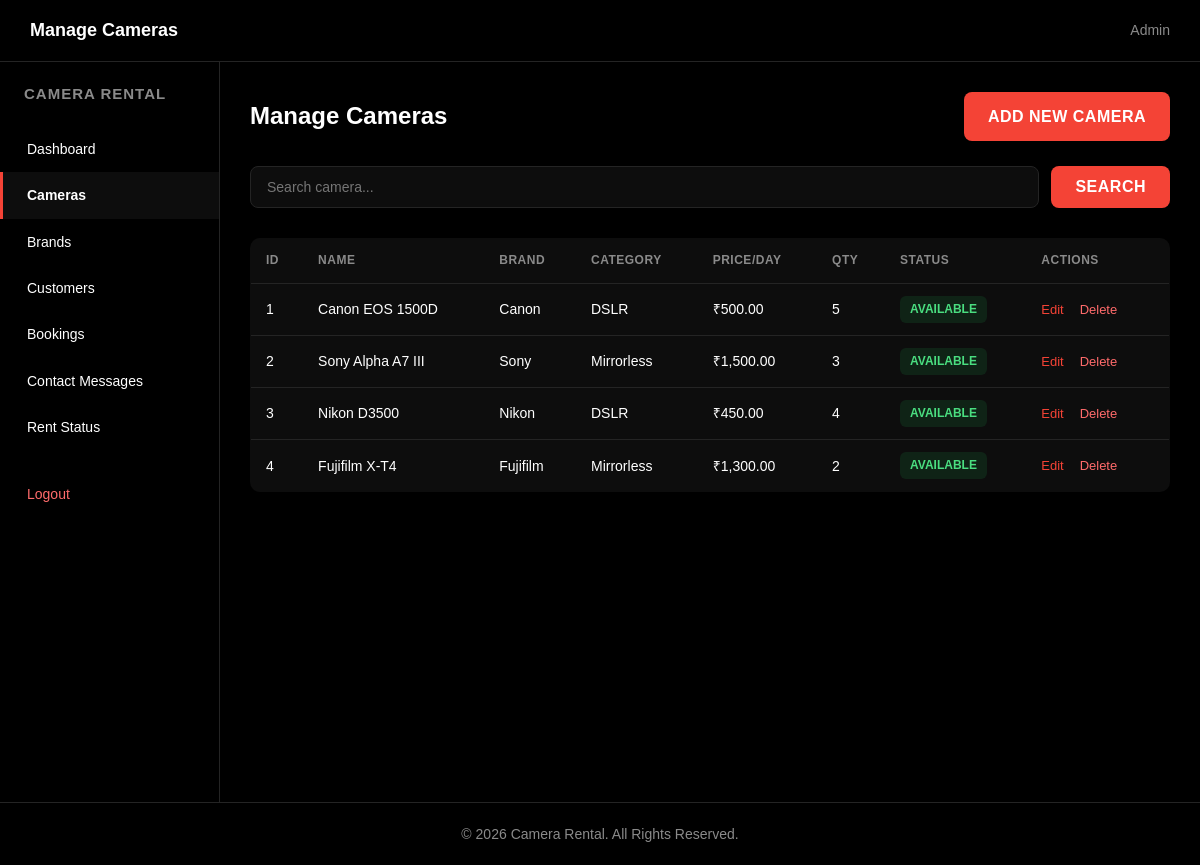
/admin/manage-cameras.php (signed in), run on the app's committed database.
### tables this page shows
CREATE TABLE tbl_cameras (
    camera_id INT AUTO_INCREMENT PRIMARY KEY,
    brand_id INT NOT NULL,
    category_id INT NOT NULL,
    camera_name VARCHAR(150) NOT NULL,
    price_per_day DECIMAL(10,2) NOT NULL,
    quantity INT NOT NULL DEFAULT 0,
    description TEXT,
    image VARCHAR(255),
    status ENUM('Available','Booked','Maintenance','Unavailable') NOT NULL DEFAULT 'Available',
    created_at DATETIME NOT NULL DEFAULT CURRENT_TIMESTAMP,
    INDEX(brand_id),
    INDEX(category_id),
    INDEX(status),
    FOREIGN KEY (brand_id) REFERENCES tbl_brands(brand_id),
    FOREIGN KEY (category_id) REFERENCES tbl_categories(category_id)
);

CREATE TABLE tbl_brands (
    brand_id INT AUTO_INCREMENT PRIMARY KEY,
    brand_name VARCHAR(100) NOT NULL,
    created_at DATETIME NOT NULL DEFAULT CURRENT_TIMESTAMP,
    UNIQUE(brand_name)
);

CREATE TABLE tbl_categories (
    category_id INT AUTO_INCREMENT PRIMARY KEY,
    category_name VARCHAR(100) NOT NULL,
    created_at DATETIME NOT NULL DEFAULT CURRENT_TIMESTAMP,
    UNIQUE(category_name)
);

### admin/manage-cameras.php (the view, shortened to what this page needs)
<?php
require_once '../includes/database.php';
$search = isset($_GET['search']) ? trim($_GET['search']) : '';
$sql = "SELECT c.camera_id, c.camera_name, c.price_per_day, c.quantity, c.status,
               b.brand_name, cat.category_name
        FROM tbl_cameras c
        JOIN tbl_brands b ON c.brand_id = b.brand_id
        JOIN tbl_categories cat ON c.category_id = cat.category_id";
$sql .= " ORDER BY c.created_at DESC";
$stmt = mysqli_prepare($conn, $sql);
mysqli_stmt_execute($stmt);
mysqli_stmt_bind_result($stmt, $r_camera_id, $r_camera_name, $r_price_per_day, $r_quantity, $r_status, $r_brand_name, $r_category_name);
$cameras = array();
while (mysqli_stmt_fetch($stmt)) {
    $cameras[] = array(
        'camera_id'     => $r_camera_id,
        'camera_name'   => $r_camera_name,
        'price_per_day' => $r_price_per_day,
        'quantity'      => $r_quantity,
        'status'        => $r_status,
        'brand_name'    => $r_brand_name,
        'category_name' => $r_category_name
    );
}
require_once '../includes/header.php';
require_once '../includes/admin-header.php';
require_once '../includes/admin-sidebar.php';
?>
<div class="admin-content">
    <div class="admin-page-header">
        <h2>Manage Cameras</h2>
        <a href="add-camera.php" class="btn-primary">Add New Camera</a>
    </div>
    <form method="GET" action="manage-cameras.php" class="filter-bar">
        <input type="text" name="search" placeholder="Search camera..." value="<?php echo htmlspecialchars($search); ?>">
        <button type="submit" class="btn-primary">Search</button>
    </form>
    <table class="admin-table">
        <thead>
            <tr>
                <th>ID</th>
                <th>Name</th>
                <th>Brand</th>
                <th>Category</th>
                <th>Price/Day</th>
                <th>Qty</th>
                <th>Status</th>
                <th>Actions</th>
            </tr>
        </thead>
        <tbody>
            <?php if (count($cameras) === 0): ?>
                <tr><td colspan="8">No cameras found.</td></tr>
            <?php else: ?>
                <?php foreach ($cameras as $cam): ?>
                    <tr>
                        <td><?php echo (int)$cam['camera_id']; ?></td>
                        <td><?php echo htmlspecialchars($cam['camera_name']); ?></td>
                        <td><?php echo htmlspecialchars($cam['brand_name']); ?></td>
                        <td><?php echo htmlspecialchars($cam['category_name']); ?></td>
                        <td>&#8377;<?php echo number_format($cam['price_per_day'], 2); ?></td>
                        <td><?php echo (int)$cam['quantity']; ?></td>
                        <td><span class="status-badge status-<?php echo strtolower($cam['status']); ?>"><?php echo htmlspecialchars($cam['status']); ?></span></td>
                        <td class="admin-actions">
                            <a href="edit-camera.php?id=<?php echo $cam['camera_id']; ?>">Edit</a>
                            <a href="delete-camera.php?id=<?php echo $cam['camera_id']; ?>" class="delete-link" onclick="return confirm('Delete this camera?');">Delete</a>
                        </td>
                    </tr>
                <?php endforeach; ?>
            <?php endif; ?>
        </tbody>
    </table>
</div>
</div>
<?php require_once '../includes/footer.php'; ?>

### assets/css/style.css (style rules this page uses)
* { margin: 0; padding: 0; box-sizing: border-box; }
body { font-family: 'Poppins', Arial, Helvetica, sans-serif; background-color: #000000; color: #FFFFFF; font-size: 16px; line-height: 1.6; -webkit-font-smoothing: antialiased; -moz-osx-font-smoothing: grayscale; }
a { text-decoration: none; color: inherit; }
.btn-primary { display: inline-block; background-color: #F44336; color: #FFFFFF; border: none; border-radius: 8px; padding: 15px 32px; font-size: 16px; font-weight: 600; letter-spacing: 0.5px; text-transform: uppercase; cursor: pointer; transition: background-color 0.3s, transform 0.15s; width: 100%; }
.filter-bar { display: flex; flex-wrap: wrap; gap: 12px; margin-bottom: 30px; }
.filter-bar input[type="text"], .filter-bar select { background-color: #0D0D0D; border: 1px solid #242424; border-radius: 8px; padding: 12px 16px; color: #FFFFFF; font-size: 14px; font-family: inherit; }
.filter-bar input[type="text"] { flex: 1; min-width: 200px; }
.filter-bar .btn-primary { width: auto; padding: 12px 24px; }
.status-badge { display: inline-block; padding: 5px 12px; border-radius: 6px; font-size: 12px; font-weight: 600; text-transform: uppercase; }

### assets/css/admin.css (style rules this page uses)
.admin-content { flex: 1; padding: 30px; }
.admin-page-header { display: flex; align-items: center; justify-content: space-between; margin-bottom: 25px; }
.admin-page-header .btn-primary { width: auto; padding: 12px 24px; }
.admin-table { width: 100%; border-collapse: collapse; background-color: #0D0D0D; border: 1px solid #242424; border-radius: 10px; overflow: hidden; }
.admin-table th, .admin-table td { padding: 14px 16px; text-align: left; font-size: 14px; border-bottom: 1px solid #242424; }
.admin-table th { color: #8A8A8A; font-weight: 600; text-transform: uppercase; font-size: 12px; letter-spacing: 0.5px; }
.admin-table tbody tr:last-child td { border-bottom: none; }
.admin-actions a { margin-right: 12px; font-size: 13px; color: #F44336; }
.admin-actions .delete-link { color: #FF6B6B; }
.status-badge { display: inline-block; padding: 4px 10px; border-radius: 6px; font-size: 12px; font-weight: 600; }
.status-available { background-color: rgba(34, 197, 94, 0.12); color: #4ADE80; }
.admin-table thead th, .admin-table tbody td { padding: 12px 15px; text-align: left; white-space: nowrap; }
.admin-table tbody tr { border-bottom: 1px solid #242424; }

### data on the page
tbl_cameras: camera_id "1", camera_name "Canon EOS 1500D", brand.brand_name "Canon", category.category_name "DSLR", price_per_day "500.00", quantity "5", status "AVAILABLE"
tbl_cameras: camera_id "2", camera_name "Sony Alpha A7 III", brand.brand_name "Sony", category.category_name "Mirrorless", price_per_day "1,500.00", quantity "3", status "AVAILABLE"
tbl_cameras: camera_id "3", camera_name "Nikon D3500", brand.brand_name "Nikon", category.category_name "DSLR", price_per_day "450.00", quantity "4", status "AVAILABLE"
tbl_cameras: camera_id "4", camera_name "Fujifilm X-T4", brand.brand_name "Fujifilm", category.category_name "Mirrorless", price_per_day "1,300.00", quantity "2", status "AVAILABLE"

### other printed values
$page_title "Manage Cameras"
$_SESSION['full_name'] "Admin"
SITE_NAME "CAMERA RENTAL"
SITE_NAME "Camera Rental"
